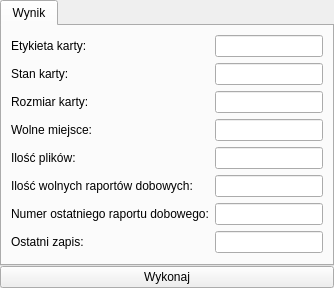
       <widget class="QWidget" name="getCashRegisterInfo5Page">
        <layout class="QGridLayout" name="gridLayout_30">
         <property name="margin">
          <number>0</number>
         </property>
         <property name="spacing">
          <number>0</number>
         </property>
         <item row="0" column="0">
          <widget class="QTabWidget" name="tabWidget_11">
           <property name="currentIndex">
            <number>0</number>
           </property>
           <widget class="QWidget" name="tab_22">
            <attribute name="title">
             <string>Wynik</string>
            </attribute>
            <layout class="QFormLayout" name="formLayout_54">
             <item row="0" column="0">
              <widget class="QLabel" name="label_327">
               <property name="text">
                <string>Etykieta karty:</string>
               </property>
              </widget>
             </item>
             <item row="1" column="0">
              <widget class="QLabel" name="label_328">
               <property name="text">
                <string>Stan karty:</string>
               </property>
              </widget>
             </item>
             <item row="2" column="0">
              <widget class="QLabel" name="label_329">
               <property name="text">
                <string>Rozmiar karty:</string>
               </property>
              </widget>
             </item>
             <item row="3" column="0">
              <widget class="QLabel" name="label_330">
               <property name="text">
                <string>Wolne miejsce:</string>
               </property>
              </widget>
             </item>
             <item row="4" column="0">
              <widget class="QLabel" name="label_331">
               <property name="text">
                <string>Ilość plików:</string>
               </property>
              </widget>
             </item>
             <item row="5" column="0">
              <widget class="QLabel" name="label_332">
               <property name="text">
                <string>Ilość wolnych raportów dobowych:</string>
               </property>
              </widget>
             </item>
             <item row="6" column="0">
              <widget class="QLabel" name="label_333">
               <property name="text">
                <string>Numer ostatniego raportu dobowego:</string>
               </property>
              </widget>
             </item>
             <item row="7" column="0">
              <widget class="QLabel" name="label_334">
               <property name="text">
                <string>Ostatni zapis:</string>
               </property>
              </widget>
             </item>
             <item row="0" column="1">
              <widget class="QLineEdit" name="cashRegisterInfo5Label">
               <property name="readOnly">
                <bool>true</bool>
               </property>
              </widget>
             </item>
             <item row="1" column="1">
              <widget class="QLineEdit" name="cashRegisterInfo5State">
               <property name="readOnly">
                <bool>true</bool>
               </property>
              </widget>
             </item>
             <item row="2" column="1">
              <widget class="QLineEdit" name="cashRegisterInfo5Size">
               <property name="readOnly">
                <bool>true</bool>
               </property>
              </widget>
             </item>
             <item row="3" column="1">
              <widget class="QLineEdit" name="cashRegisterInfo5FreeMem">
               <property name="readOnly">
                <bool>true</bool>
               </property>
              </widget>
             </item>
             <item row="4" column="1">
              <widget class="QLineEdit" name="cashRegisterInfo5Files">
               <property name="readOnly">
                <bool>true</bool>
               </property>
              </widget>
             </item>
             <item row="5" column="1">
              <widget class="QLineEdit" name="cashRegisterInfo5FreeReports">
               <property name="readOnly">
                <bool>true</bool>
               </property>
              </widget>
             </item>
             <item row="6" column="1">
              <widget class="QLineEdit" name="cashRegisterInfo5LastReportNr">
               <property name="readOnly">
                <bool>true</bool>
               </property>
              </widget>
             </item>
             <item row="7" column="1">
              <widget class="QLineEdit" name="cashRegisterInfo5LastWrite">
               <property name="readOnly">
                <bool>true</bool>
               </property>
              </widget>
             </item>
            </layout>
           </widget>
          </widget>
         </item>
         <item row="1" column="0">
          <widget class="QPushButton" name="getCashRegisterInfo5Button">
           <property name="text">
            <string>Wykonaj</string>
           </property>
          </widget>
         </item>
        </layout>
       </widget>
